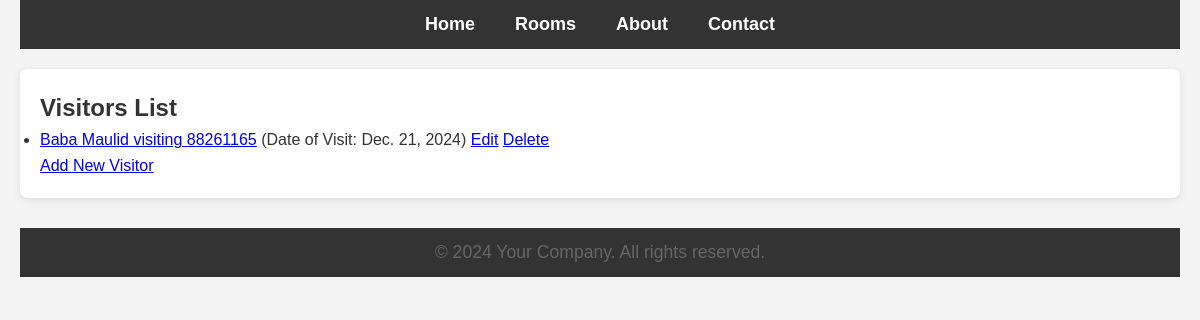
/visitors/, run on the app's committed database.
### main/models.py (models this page shows, shortened)
class Visitor(models.Model):
    name = models.CharField(max_length=100)
    phone_number = models.CharField(max_length=15)
    student = models.ForeignKey('Student', on_delete=models.CASCADE)
    date_of_visit = models.DateField(auto_now_add=True)
    check_in_time = models.TimeField(default=time(12, 0))  # Default time set to 12:00 PM
    check_out_time = models.TimeField(blank=True, null=True)
    purpose = models.TextField()
    penalty = models.DecimalField(max_digits=5, decimal_places=2, default=0.00)  # Track penalties
    checked_out = models.BooleanField(default=False)  # Checkbox to indicate if the visitor has checked out

class Student(models.Model):
    GENDER_CHOICES = [
        ('Male', 'Male'),
        ('Female', 'Female'),
    ]
    student_id = models.CharField(max_length=20, unique=True)
    first_name = models.CharField(max_length=50)
    last_name = models.CharField(max_length=50)
    email = models.EmailField()
    phone_number = models.CharField(max_length=15)
    course = models.CharField(max_length=100)
    year_of_study = models.PositiveIntegerField()
    gender = models.CharField(max_length=10, choices=GENDER_CHOICES)
    profile_picture = models.ImageField(upload_to='profile_pics/', blank=True, null=True)
    room = models.ForeignKey('Room', on_delete=models.SET_NULL, null=True, blank=True)
    date_registered = models.DateTimeField(auto_now_add=True)
    username = models.CharField(max_length=20,  blank=True)

### main/views.py (the view)
# urls.py: path('visitors/', views.visitor_list, name='visitor_list'),
def visitor_list(request):
    visitors = Visitor.objects.all()
    return render(request, 'visitors/list.html', {'visitors': visitors})

### templates/visitors/list.html
{% extends "base.html" %}
{% block content %}
  <h2>Visitors List</h2>
  <ul>
    {% for visitor in visitors %}
      <li>
        <a href="{% url 'visitor_detail' visitor.id %}">{{ visitor.name }} visiting {{ visitor.student.student_id }}</a>
        (Date of Visit: {{ visitor.date_of_visit }})
        <a href="{% url 'update_visitor' visitor.id %}">Edit</a>
        <a href="{% url 'delete_visitor' visitor.id %}">Delete</a>
      </li>
    {% endfor %}
  </ul>
  <a href="{% url 'create_visitor' %}">Add New Visitor</a>
{% endblock %}

### static/css/styles.css (style rules this page uses)
* { margin: 0; padding: 0; box-sizing: border-box; }
body { font-family: Arial, sans-serif; line-height: 1.6; background-color: #f4f4f4; color: #333; padding: 0 20px; }

### data on the page
Visitor: name "Baba Maulid", student.student_id "88261165", date_of_visit "Dec. 21, 2024"
